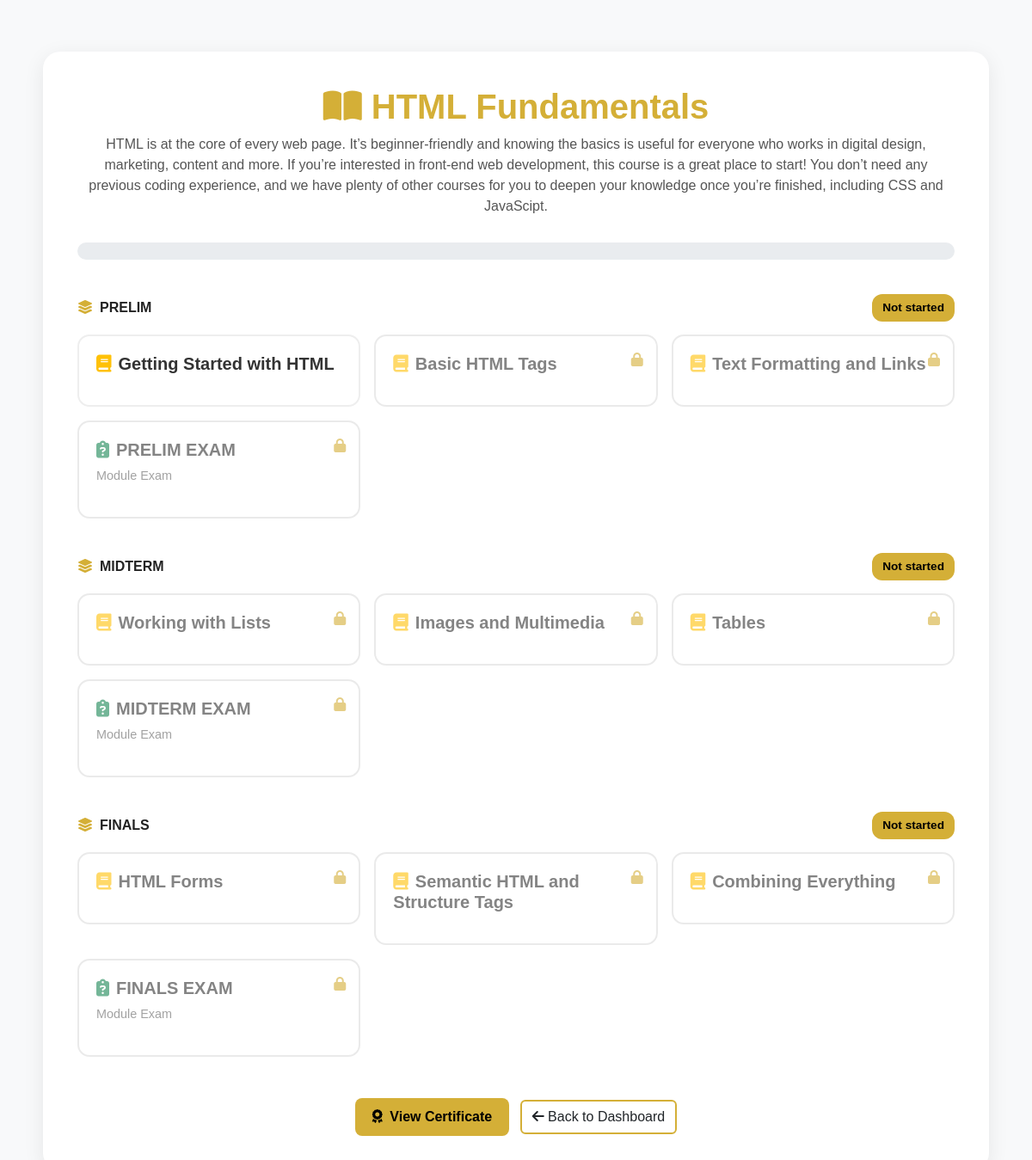
Screenshot of /dashboard/student_dashboard/course_management.php?course_id=19 with the database file from the repository.
### tables this page shows
CREATE TABLE `courses` (
  `course_id` int(11) NOT NULL,
  `course_name` varchar(255) NOT NULL,
  `completion_rate` varchar(50) NOT NULL,
  `description` text NOT NULL,
  `created_at` timestamp NOT NULL DEFAULT current_timestamp()
);

CREATE TABLE `modules` (
  `module_id` int(11) NOT NULL,
  `course_id` int(11) NOT NULL,
  `module_title` varchar(255) NOT NULL,
  `module_order` int(11) NOT NULL DEFAULT 1
);

CREATE TABLE `lessons` (
  `lesson_id` int(11) NOT NULL,
  `course_id` int(11) NOT NULL,
  `lesson_title` varchar(255) NOT NULL,
  `lesson_description` text NOT NULL,
  `content` text DEFAULT NULL,
  `file` varchar(255) NOT NULL,
  `module_id` int(11) DEFAULT NULL
);

CREATE TABLE `exams` (
  `exam_id` int(10) UNSIGNED NOT NULL,
  `course_id` int(10) NOT NULL,
  `module_id` int(11) DEFAULT NULL,
  `exam_title` varchar(255) NOT NULL,
  `total_items` int(10) UNSIGNED NOT NULL,
  `created_at` timestamp NOT NULL DEFAULT current_timestamp()
);

### dashboard/student_dashboard/course_management.php (the view, shortened to what this page needs)
<?php
include("../../config/db_conn.php");
$course_id = intval($_GET['course_id']);
$user_id = $_SESSION['user_id'] ?? 0;
$courseQuery = mysqli_query($conn, "SELECT * FROM courses WHERE course_id = $course_id");
$course = mysqli_fetch_assoc($courseQuery);
$moduleQuery = mysqli_query($conn, "SELECT * FROM modules WHERE course_id = $course_id ORDER BY module_order ASC");
$modules = [];
$globalPreviousCompleted = true;
while ($module = mysqli_fetch_assoc($moduleQuery)) {
  $module_id = $module['module_id'];
  $lessonQuery = mysqli_query($conn, "
    SELECT l.lesson_id, l.lesson_title, l.lesson_description,
           COALESCE(lp.status, 'locked') AS progress_status
    FROM lessons l
    LEFT JOIN lesson_progress lp
      ON lp.lesson_id = l.lesson_id AND lp.user_id = $user_id
    WHERE l.module_id = $module_id
    ORDER BY l.lesson_id ASC
  ");
  $lessons = [];
  foreach ($lessonQuery as $lesson) {
    $lessons[] = [
      'id' => $lesson['lesson_id'],
      'title' => $lesson['lesson_title'],
      'meta' => $lesson['lesson_description'],
      'status' => $lesson['progress_status']
    ];
  }
  $completedLessons = array_filter($lessons, fn($l) => $l['status'] === 'completed');
  $completedCount = count($completedLessons);
  $totalLessons = count($lessons);
  for ($i = 0; $i < $totalLessons; $i++) {
    if ($i === 0) {
      $lessons[$i]['status'] = ($globalPreviousCompleted) ? 'in_progress' : 'locked';
    } else {
      $lessons[$i]['status'] = ($lessons[$i - 1]['status'] === 'completed')
        ? 'in_progress'
        : 'locked';
    }
  }
  $examQuery = mysqli_query($conn, "SELECT * FROM exams WHERE module_id = $module_id LIMIT 1");
  $exam = mysqli_fetch_assoc($examQuery);
  $examData = null;
  $examPassed = false;
  if ($exam) {
    $examResult = mysqli_fetch_assoc(mysqli_query($conn, "
      SELECT status FROM exam_results
      WHERE user_id=$user_id AND exam_id={$exam['exam_id']}
      ORDER BY taken_at DESC LIMIT 1
    "));
    $examPassed = ($examResult && $examResult['status'] === 'passed');
    $examUnlocked = ($completedCount === $totalLessons && $totalLessons > 0);
    $examData = [
      'id' => $exam['exam_id'],
      'title' => $exam['exam_title'] ?? 'Module Exam',
      'status' => $examUnlocked ? 'in_progress' : 'locked',
      'passed' => $examPassed
    ];
  }
  $moduleCompleted = ($completedCount === $totalLessons && $totalLessons > 0 && (!$exam || $examPassed));
  $globalPreviousCompleted = $moduleCompleted;
  $moduleStatus = $moduleCompleted
    ? 'completed'
    : (($completedCount > 0) ? 'in_progress' : 'not_started');
  $modules[] = [
    'id' => $module['module_id'],
    'title' => $module['module_title'],
    'status' => $moduleStatus,
    'lessons' => $lessons,
    'exam' => $examData
  ];
}
?>
<!DOCTYPE html>
<html lang="en">
<head>
<link href="../../css/bootstrap.min.css" rel="stylesheet">
<link href="../../libs/sweetalert2.min.css" rel="stylesheet">
<link rel="stylesheet" href="https://cdnjs.cloudflare.com/ajax/libs/font-awesome/6.5.0/css/all.min.css">
</head>
<body>
<div class="course-container">
  <div class="header-area">
    <h1><i class="fa-solid fa-book-open"></i> <?= htmlspecialchars($course['course_name']); ?></h1>
    <p><?= htmlspecialchars($course['description']); ?></p>
  </div>
  <div class="progress mb-4">
  </div>
  <?php foreach ($modules as $mod): ?>
    <div class="module-block">
      <div class="module-title">
        <span><i class="fa-solid fa-layer-group me-2"></i><?= htmlspecialchars($mod['title']); ?></span>
        <span class="status-badge"><?= ucfirst(str_replace('_', ' ', $mod['status'])); ?></span>
      </div>
      <div class="row g-3">
        <?php foreach ($mod['lessons'] as $lesson): ?>
          <div class="col-md-4">
            <div class="lesson-card <?= $lesson['status'] == 'locked' ? 'locked' : '' ?>" data-lesson="<?= $lesson['id']; ?>">
              <h5><i class="fa-solid fa-book me-2 text-warning"></i><?= htmlspecialchars($lesson['title']); ?></h5>
            </div>
          </div>
        <?php endforeach; ?>
        <?php if ($mod['exam']): ?>
          <div class="col-md-4">
            <div class="exam-card <?= $mod['exam']['status'] == 'locked' ? 'locked' : '' ?>" data-exam="<?= $mod['exam']['id']; ?>">
              <h5><i class="fa-solid fa-clipboard-question me-2 text-success"></i><?= htmlspecialchars($mod['exam']['title']); ?></h5>
              <p><?= $mod['exam']['passed'] ? '<i class="fa-solid fa-circle-check text-success"></i> Passed' : 'Module Exam'; ?></p>
            </div>
          </div>
        <?php endif; ?>
      </div>
    </div>
  <?php endforeach; ?>
  <div class="text-center mt-5">
    <button class="btn btn-gold me-2" onclick="window.location.href='view_certificate.php?course_id=<?= $course_id ?>'">
      <i class="fa-solid fa-award me-1"></i> View Certificate
    </button>
    <button class="btn" style="border: 2px solid #d4af37;" onclick="window.location.href='student_dashboard.php'">
      <i class="fa-solid fa-arrow-left"></i> Back to Dashboard
    </button>
  </div>
</div>
</body>
</html>

### dashboard/student_dashboard/course_management.php (style rules this page uses)
body { background-color: #f8f9fa; font-family: 'Poppins', sans-serif; color: #333; }
.course-container { max-width: 1100px; margin: 60px auto; background: #fff; padding: 40px; border-radius: 20px; box-shadow: 0 6px 25px rgba(0,0,0,0.08); }
.header-area { text-align: center; margin-bottom: 30px; }
.header-area h1 { color: #d4af37; font-weight: 700; }
.header-area p { color: #555; font-size: 1rem; }
.progress { height: 20px; border-radius: 10px; background-color: #e9ecef; }
.module-block { margin-top: 40px; }
.module-title { display: flex; align-items: center; justify-content: space-between; margin-bottom: 15px; font-weight: 600; color: #222; }
.module-title i { color: #d4af37; }
.lesson-card, .exam-card { background: #fff; border: 2px solid #eee; border-radius: 14px; padding: 20px; transition: 0.3s; position: relative; cursor: pointer; }
.lesson-card h5, .exam-card h5 { font-weight: 600; color: #333; }
.lesson-card p, .exam-card p { font-size: 0.9rem; color: #666; }
.lesson-card.locked, .exam-card.locked { opacity: 0.6; cursor: not-allowed; border-color: #ddd; }
.lesson-card.locked::after, .exam-card.locked::after { content: "\f023"; font-family: "Font Awesome 6 Free"; font-weight: 900; position: absolute; top: 15px; right: 15px; color: #d4af37; }
.exam-card { border-color: #27ae60; }
.status-badge { background-color: #d4af37; color: #000; font-weight: 600; border-radius: 12px; padding: 6px 12px; font-size: 0.85rem; }
.btn-gold { background-color: #d4af37; color: #000; border-radius: 8px; border: none; font-weight: 600; padding: 10px 20px; transition: 0.3s; }

### rows the page displays
courses: course_name "HTML Fundamentals", description "HTML is at the core of every web page. It’s beginner-friendly and knowing the basics is useful for everyone who works in digital design, marketing, content and more. If you’re interested in front-end web development, this course is a great place to start! You don’t need any previous coding experience, and we have plenty of other courses for you to deepen your knowledge once you’re finished, including CSS and JavaScipt."
modules: module_title "PRELIM", status "Not started"
lessons: lesson_title "Getting Started with HTML"
lessons: lesson_title "Basic HTML Tags"
lessons: lesson_title "Text Formatting and Links"
exams: exam_title "PRELIM EXAM"
modules: module_title "MIDTERM", status "Not started", title "MIDTERM EXAM"
lessons: lesson_title "Working with Lists"
lessons: lesson_title "Images and Multimedia"
lessons: lesson_title "Tables"
modules: module_title "FINALS", status "Not started", title "FINALS EXAM"
lessons: lesson_title "HTML Forms"
lessons: lesson_title "Semantic HTML and Structure Tags"
lessons: lesson_title "Combining Everything"
